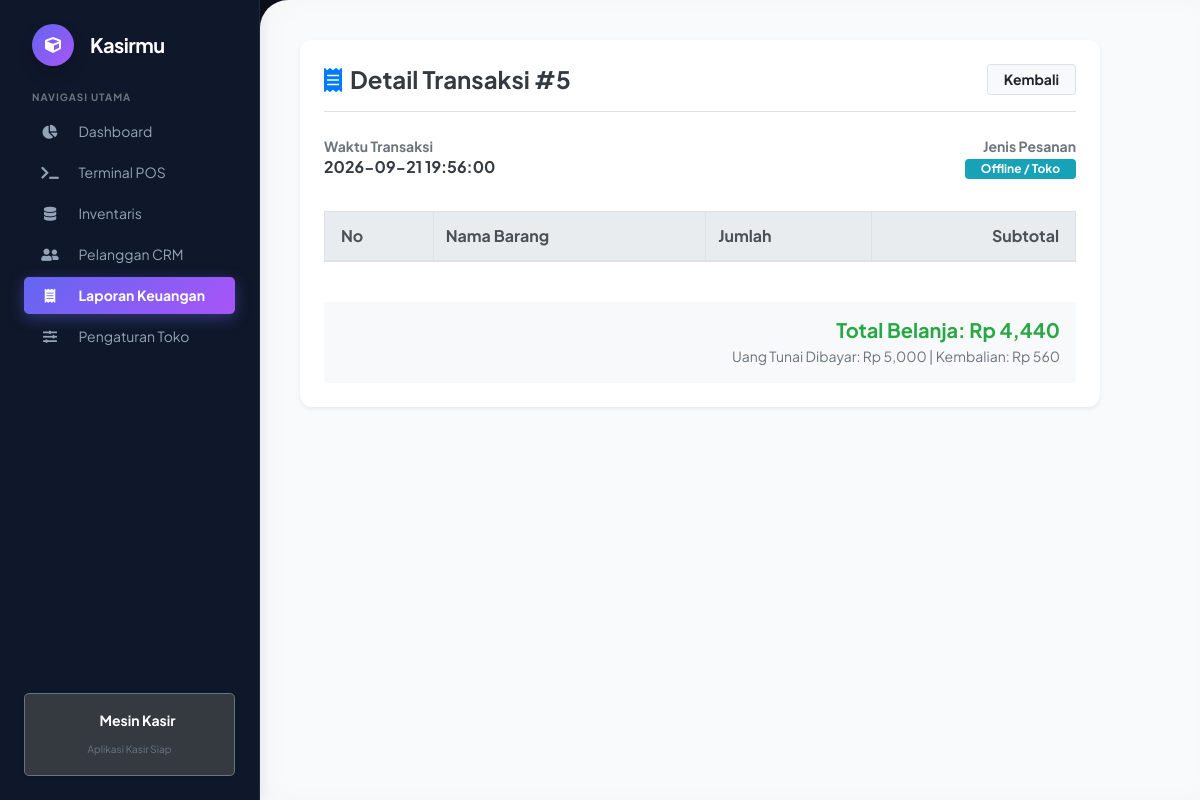
Page /index.php/barang/detail_laporan/5 on the committed database.
### tables this page shows
CREATE TABLE IF NOT EXISTS `penjualan` (
  `id` int NOT NULL AUTO_INCREMENT,
  `id_pelanggan` int DEFAULT '1',
  `tanggal` datetime NOT NULL,
  `total_harga` int NOT NULL,
  `diskon` int DEFAULT '0',
  `bayar` int DEFAULT NULL,
  `kembalian` int DEFAULT NULL,
  `jenis_pesanan` varchar(50) DEFAULT 'Offline',
  `metode_pembayaran` varchar(50) DEFAULT 'Tunai',
  `catatan` text,
  `diskon_persen` int DEFAULT '0',
  `pajak` int DEFAULT '0',
  `service_charge` int DEFAULT '0',
  PRIMARY KEY (`id`)
);

### application/controllers/Barang.php (called while the page is built, shortened)
<?php
class Barang extends CI_Controller
{
    public function __construct()
    {
        $this->load->model('M_barang');
    }
    public function detail_laporan($id)
    {
        $this->db->select('penjualan.*, pelanggan.nama_pelanggan');
        $this->db->from('penjualan');
        $this->db->join('pelanggan', 'pelanggan.id = penjualan.id_pelanggan', 'left');
        $this->db->where('penjualan.id', $id);
        $data['penjualan'] = $this->db->get()->row();
        $this->db->select('detail_penjualan.*, barang.nama_barang');
        $this->db->from('detail_penjualan');
        $this->db->join('barang', 'barang.id = detail_penjualan.id_barang');
        $this->db->where('detail_penjualan.id_penjualan', $id);
        $data['detail'] = $this->db->get()->result();
        $this->load->view('v_detail_laporan', $data);
    }
}

### index.php (called while the page is built, shortened)
<?php
require_once BASEPATH.'core/CodeIgniter.php';

### application/views/v_detail_laporan.php (the view, shortened to what this page needs)
<!DOCTYPE html>
<html>
<head>
    <link rel="stylesheet" href="https://cdn.jsdelivr.net/npm/bootstrap@4.6.2/dist/css/bootstrap.min.css">
    <link rel="stylesheet" href="https://cdnjs.cloudflare.com/ajax/libs/font-awesome/5.15.4/css/all.min.css">
</head>
<body>
    <div class="main-content">
        <div class="card p-4 shadow-sm" style="max-width: 800px;">
            <div class="d-flex justify-content-between align-items-center pb-3 border-bottom mb-4">
                <div>
                    <h4 class="font-weight-bold text-dark m-0"><i class="fas fa-receipt text-primary mr-2"></i>Detail Transaksi #<?php echo $penjualan->id; ?></h4>
                </div>
                <div>
                    <a href="<?php echo site_url('barang/laporan'); ?>" class="btn btn-light border font-weight-bold btn-sm px-3">Kembali</a>
                </div>
            </div>
            <div class="row mb-4">
                <div class="col-md-6">
                    <span class="text-muted small d-block uppercase font-weight-bold">Waktu Transaksi</span>
                    <h6 class="font-weight-bold text-dark"><?php echo $penjualan->tanggal; ?></h6>
                </div>
                <div class="col-md-6 text-md-right">
                    <span class="text-muted small d-block uppercase font-weight-bold">Jenis Pesanan</span>
                    <h6><span class="badge badge-info px-3 py-1"><?php echo $penjualan->jenis_pesanan; ?></span></h6>
                </div>
            </div>
            <div class="table-responsive mb-4">
                <table class="table table-bordered align-middle">
                    <thead class="thead-light">
                        <tr>
                            <th class="pl-3">No</th>
                            <th>Nama Barang</th>
                            <th>Jumlah</th>
                            <th class="pr-3 text-right">Subtotal</th>
                        </tr>
                    </thead>
                </table>
            </div>
            <div class="bg-light p-3 rounded text-right">
                <h5 class="font-weight-bold text-success mb-1">Total Belanja: Rp <?php echo number_format($penjualan->total_harga); ?></h5>
                <p class="text-muted small mb-0">Uang Tunai Dibayar: Rp <?php echo number_format($penjualan->bayar); ?> | Kembalian: Rp <?php echo number_format($penjualan->kembalian); ?></p>
            </div>
        </div>
    </div>
</body>
</html>

### application/views/v_detail_laporan.php (style rules this page uses)
body { background-color: #f3f4f6; font-family: 'Segoe UI', Tahoma, Geneva, Verdana, sans-serif; color: #1f2937; }
.main-content { margin-left: 260px; padding: 35px; }
.card { border: none; border-radius: 12px; box-shadow: 0 4px 20px rgba(0,0,0,0.03); }

### application/views/v_sidebar.php (style rules this page uses)
body { font-family: 'Plus Jakarta Sans', sans-serif !important; background-color: #0b0f19 !important; color: #1e293b !important; }
.main-content { margin-left: 260px; padding: 40px; background-color: #f8fafc; min-height: 100vh; border-top-left-radius: 28px; box-shadow: inset 10px 0 30px rgba(0,0,0,0.02); }

### rows in the picture
penjualan: id "5", tanggal "2026-09-21 19:56:00", jenis_pesanan "Offline / Toko", total_harga "4,440", bayar "5,000", kembalian "560"
